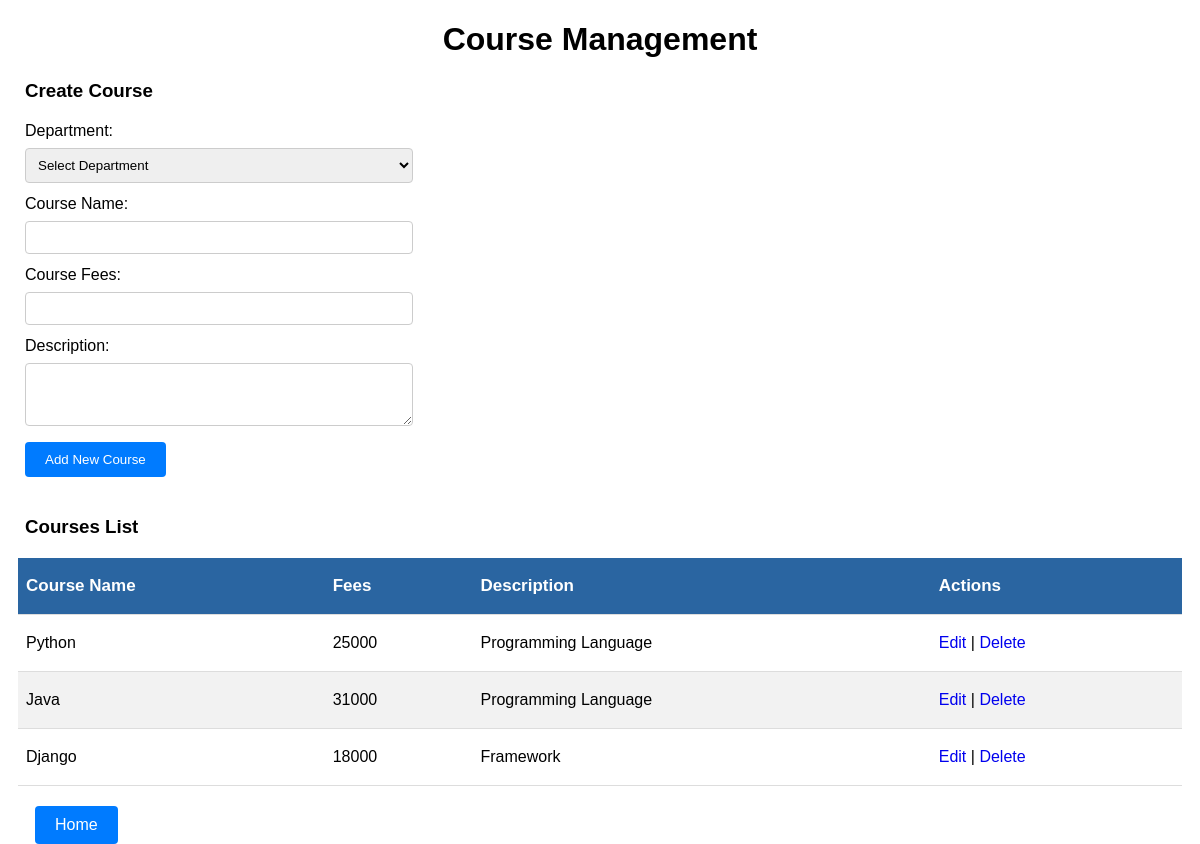
The app's page /IT/ with its own data.
### management_app/models.py (models this page shows, shortened)
class Courses(models.Model):
    coursename = models.CharField(max_length = 50)
    department = models.CharField(max_length = 50)
    fees = models.CharField(max_length = 50)
    description = models.CharField(max_length = 100)
    class Meta:
        db_table = "courses"

### management_app/views.py (the view)
# urls.py: path('IT/',views.it,name ="it"),
def it(request):
    new_courses = Courses.objects.filter(department = "IT")
    return render(request,"managecourse.html",{'new_courses':new_courses})

### templates/managecourse.html (shortened to what this page needs)
<!DOCTYPE html>
<html lang="en">
<head>
</head>
<body>
    <center><h1>Course Management</h1></center>
    <h3>Create Course</h3>
    <form method="post" action="{% url 'createcourse' %}">
        <label for="department">Department:</label>
        <select id="department" name="department">
            <option value="">Select Department</option>
        </select>
        <label for="coursename">Course Name:</label>
        <input type="text" id="coursename" name="coursename">
        <label for="fees">Course Fees:</label>
        <input type="text" id="fees" name="fees">
        <label for="description">Description:</label>
        <textarea id="description" name="description" rows="3"></textarea>
        <input type="submit" value="Add New Course">
    </form>
    <h3>Courses List</h3>
    <table>
        <thead>
            <tr>
                <th>Course Name</th>
                <th>Fees</th>
                <th>Description</th>
                <th>Actions</th>
            </tr>
        </thead>
        <tbody>
            {% for x in new_courses %}
            <tr>
                <td>{{ x.coursename }}</td>
                <td>{{ x.fees }}</td>
                <td>{{ x.description }}</td>
                <td><a href = "/edit/{{ x.id }}"style="text-decoration: none;">Edit</a> | <a href = "/delete/{{ x.id }}/{{ x.department }}"style="text-decoration: none;">Delete</a></td>
            </tr>
            {% endfor %}
        </tbody>
    </table>
    <a href="/home"class="button">Home</a>
</body>
</html>

### templates/managecourse.html (style rules this page uses)
body { font-family: Arial, sans-serif; margin: 0; padding: 0; }
form { width: 400px; margin: 0 auto; padding: 20px; margin-left:5px; }
label { display: block; margin-bottom: 8px; }
input[type="text"], input[type="number"], select, textarea { width: calc(100% - 12px); padding: 8px; margin-bottom: 12px; border: 1px solid #ccc; border-radius: 4px; box-sizing: border-box; }
input[type="submit"] { background-color: #007bff; color: #fff; border: none; border-radius: 4px; padding: 10px 20px; cursor: pointer; }
table { width: 97%; margin: 20px auto; border-collapse: collapse; }
th, td { border: none; text-align: left; padding: 8px; height: 40px; border-bottom: 1px solid #ddd; overflow: hidden; text-overflow: ellipsis; white-space: nowrap; }
th { background-color:#2a65a1; color: white; font-weight: bold; font-size:17px; }
tr:nth-child(even) { background-color: #f2f2f2; }
.button { display: inline-block; padding: 10px 20px; background-color: #007bff; color: #fff; text-decoration: none; border: none; border-radius: 4px; cursor: pointer; transition: background-color 0.3s; margin-left:35px; }
h3 { margin-left:25px; margin-bottom:0px; }

### records on screen
Courses: coursename "Python", fees "25000", description "Programming Language"
Courses: coursename "Java", fees "31000", description "Programming Language"
Courses: coursename "Django", fees "18000", description "Framework"
